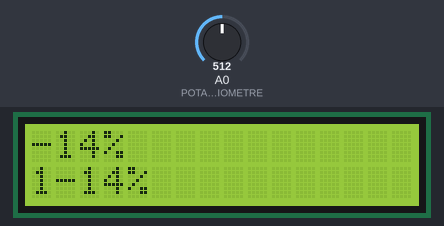
Recording of a sketch running on a simulated Arduino Uno, built with avr-gcc and run on an emulated ATmega328P. Parts: 16×2 character LCD. The test bench sets the inputs (shaded band); at power-on: A0 (POTANTIOMETRE) = 512. What the sketch prints to the serial monitor is not drawn.

Above: at 1.2 s.
1.3 s: A0 (POTANTIOMETRE) set to 538
At 2.7 s:
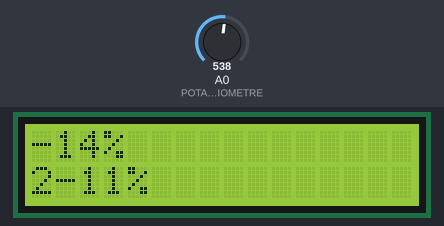
3.5 s: A0 (POTANTIOMETRE) set to 564
At 4.3 s:
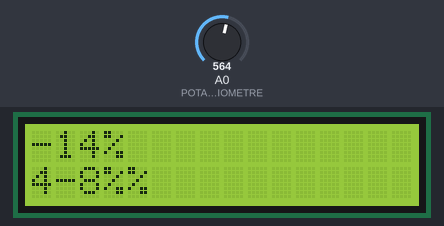
6.5 s: A0 (POTANTIOMETRE) set to 633
At 7.6 s:
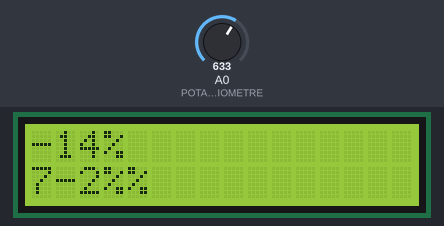
8.5 s: A0 (POTANTIOMETRE) set to 658
At 9.8 s:
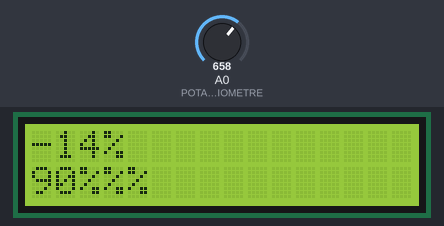
Timing chart, 0 to 11.5 s (numbered marks = the images above; inputs shaded):
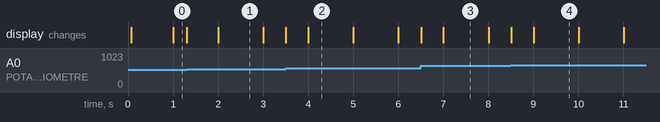

Measured:
- the behaviour switches between 552 and 553 on A0 (POTANTIOMETRE) (found by bisection; images 1 and 2)
- the behaviour switches between 645 and 646 on A0 (POTANTIOMETRE) (found by bisection; images 3 and 4)
- after the input at 3.5 s, the display: first changes at once (image 2 shows a later state)
- after the input at 8.5 s, the display: first changes at once (image 4 shows a later state)
- what the display in image 1 shows lasts 1.0 s, from 2.0 s to 3.0 s

The sketch:

LcdPercentage.ino
```cpp
#define POTANTIOMETRE A0
#include <LiquidCrystal.h>

const int rs = 12, en = 11, d4 = 5, d5 = 4, d6 = 3, d7 = 2;
LiquidCrystal lcd(rs, en, d4, d5, d6, d7);

void setup() {
  lcd.begin(16, 2);
  // put your setup code here, to run once:
  Serial.begin(9600);
}

void loop() {
  // put your main code here, to run repeatedly:
  int sensor = analogRead(POTANTIOMETRE);
  Serial.println(sensor);
  delay(1);

  String percentage = String(sensor * 100 / 1024);
  String lcd_s = percentage + "%";
  lcd.print(lcd_s);
  lcd.setCursor(0, 1);
  lcd.print(millis() / 1000);
}
```
